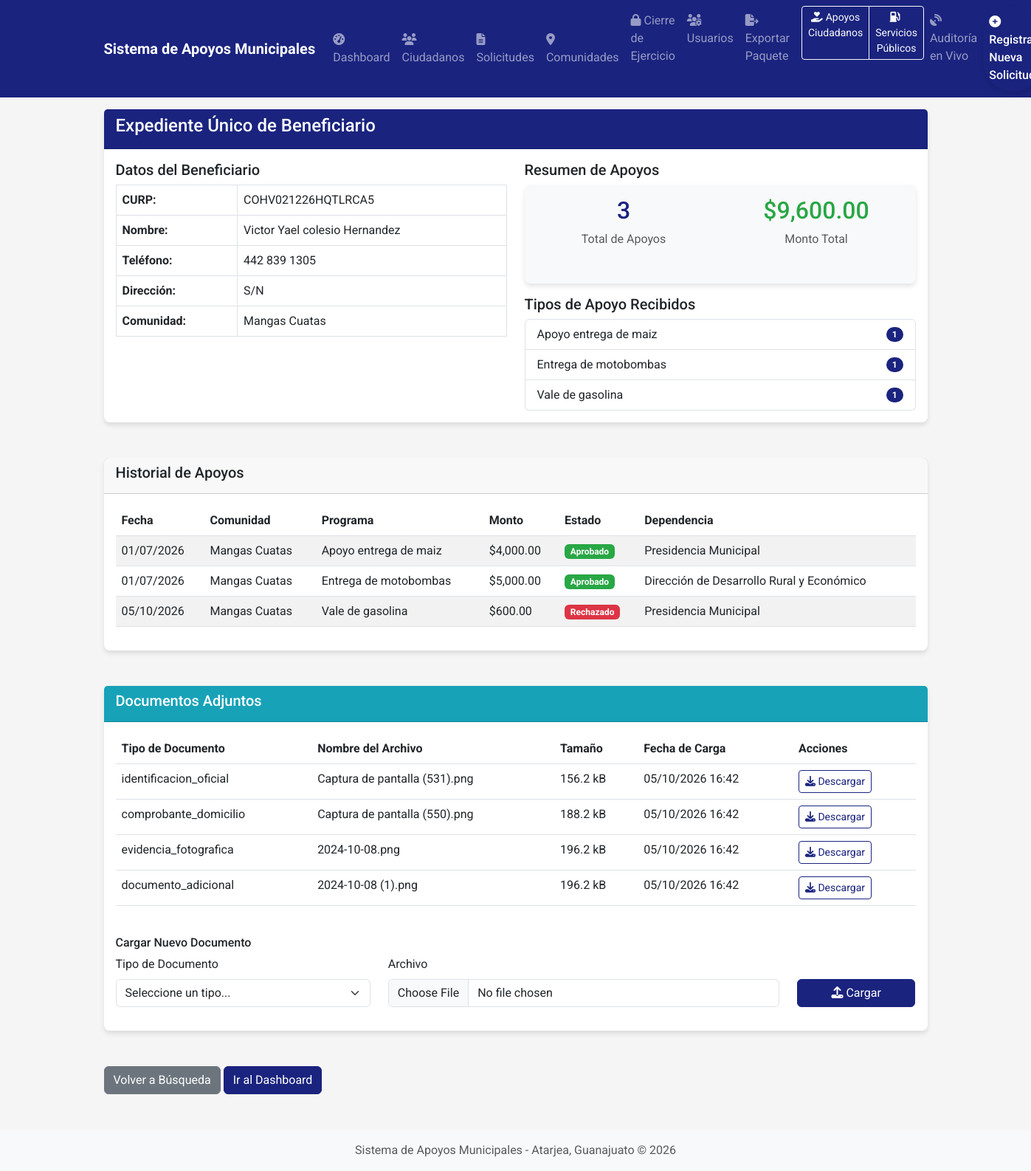
Page /expediente/3 (signed in) on the committed database.
### app/models.py (models this page shows, shortened)
class Ciudadano(db.Model):
    __tablename__ = 'ciudadanos'
    CURP = db.Column(db.String(18), primary_key=True)
    Nombre = db.Column(db.String(100), nullable=False)
    Apellido_Paterno = db.Column(db.String(100), nullable=False)
    Apellido_Materno = db.Column(db.String(100), nullable=True)
    RFC = db.Column(db.String(13), nullable=True)
    Genero = db.Column(db.String(1), nullable=True)
    Fecha_Nacimiento = db.Column(db.Date, nullable=True)
    Direccion = db.Column(db.String(200), nullable=True)
    Telefono = db.Column(db.String(20), nullable=True)
    Colonia = db.Column(db.String(100), nullable=True)
    Codigo_Postal = db.Column(db.String(10), nullable=True)
    Edad = db.Column(db.Integer, nullable=True)
    Discapacidad = db.Column(db.Boolean, default=False)
    solicitudes = db.relationship('Solicitud', backref='ciudadano', lazy=True)
    def nombre_completo(self):
        return f'{self.Nombre} {self.Apellido_Paterno} {self.Apellido_Materno or ""}'.strip()

class Solicitud(db.Model):
    __tablename__ = 'solicitudes'
    id = db.Column(db.Integer, primary_key=True)
    folio = db.Column(db.String(20), unique=True, nullable=True)  # Folio único generado automáticamente
    CURP = db.Column(db.String(18), db.ForeignKey('ciudadanos.CURP'), nullable=False)
    Comunidad = db.Column(db.String(100), nullable=False)
    Programa = db.Column(db.String(100), nullable=False)
    Tipo_Apoyo = db.Column(db.String(100), nullable=False, default=TipoApoyoEnum.ALIMENTARIO.value)
    Monto = db.Column(db.Numeric(10, 2), nullable=True)  # Cambiado a Numeric para precisión decimal
    Dependencia = db.Column(db.String(100), nullable=True)  # Campo legacy
    dependencia_id = db.Column(db.Integer, db.ForeignKey('dependencias.id'), nullable=True)
    usuario_id = db.Column(db.Integer, db.ForeignKey('usuarios.id'), nullable=True)
    Fecha_Solicitud = db.Column(db.DateTime, default=datetime.utcnow)
    Estatus = db.Column(db.String(20), default=EstatusEnum.PENDIENTE.value)
    usuario_autorizador = db.Column(db.Integer, db.ForeignKey('usuarios.id'), nullable=True)
    puesto_autorizador = db.Column(db.String(100), nullable=True)
    usuario = db.relationship('Usuario', foreign_keys=[usuario_id], backref='solicitudes_creadas')
    autorizador = db.relationship('Usuario', foreign_keys=[usuario_autorizador], backref='solicitudes_autorizadas')
    adjuntos = db.relationship('AdjuntoSolicitud', backref='solicitud_relacion', lazy=True, cascade="all, delete-orphan")

class AdjuntoSolicitud(db.Model):
    __tablename__ = 'adjuntos_solicitud'
    id = db.Column(db.Integer, primary_key=True)
    solicitud_id = db.Column(db.Integer, db.ForeignKey('solicitudes.id'), nullable=False, index=True)
    tipo_documento = db.Column(db.String(50), nullable=False)
    categoria_documento = db.Column(db.String(30), nullable=False)  # identificacion, comprobante, evidencia
    nombre_original = db.Column(db.String(255), nullable=False)
    nombre_archivo = db.Column(db.String(255), nullable=False, unique=True)
    ruta_archivo = db.Column(db.String(500), nullable=False)
    tamano_bytes = db.Column(db.Integer, nullable=False)
    tipo_mime = db.Column(db.String(100), nullable=True)
    extension = db.Column(db.String(10), nullable=False)
    fecha_carga = db.Column(db.DateTime, default=datetime.utcnow, nullable=False)
    usuario_carga_id = db.Column(db.Integer, db.ForeignKey('usuarios.id'), nullable=False)
    hash_archivo = db.Column(db.String(64), nullable=True)  # SHA-256 para integridad
    activo = db.Column(db.Boolean, default=True, nullable=False)

### app/routes.py (the view, shortened to what this page needs)
@main.route('/expediente/<int:solicitud_id>', methods=['GET', 'POST'])
@login_required
def expediente(solicitud_id):
    try:
        solicitud = Solicitud.query.get_or_404(solicitud_id)
        if not current_user.es_admin() and solicitud.dependencia_id != current_user.dependencia_id:
            flash('No tiene permisos para acceder a este expediente', 'danger')
            return redirect(url_for('main.dashboard'))
        ciudadano = Ciudadano.query.get(solicitud.CURP)
        if not ciudadano:
            flash('No se encontró información del ciudadano asociado a esta solicitud', 'danger')
            return redirect(url_for('main.dashboard'))
        solicitudes_ciudadano = Solicitud.query.filter_by(CURP=solicitud.CURP).all()
        total_apoyos = len(solicitudes_ciudadano)
        total_monto = sum(s.Monto for s in solicitudes_ciudadano if s.Monto)
        tipos_apoyo = {}
        for s in solicitudes_ciudadano:
            programa = s.Programa or 'Sin programa'
            tipos_apoyo[programa] = tipos_apoyo.get(programa, 0) + 1
        adjuntos = AdjuntoSolicitud.query.filter_by(solicitud_id=solicitud_id, activo=True).all()
        tipos_documentos = [tipo.value for tipo in TipoDocumentoMunicipal]
        return render_template('expediente.html',
                              beneficiario=ciudadano,
                              solicitud=solicitud,
                              solicitudes=solicitudes_ciudadano,
                              total_apoyos=total_apoyos,
                              total_monto=total_monto,
                              tipos_apoyo=tipos_apoyo,
                              adjuntos=adjuntos,
                              tipos_documentos=tipos_documentos)
    except Exception as e:
        db.session.rollback()
        current_app.logger.error(f"Error en expediente #{solicitud_id}: {str(e)}", exc_info=True)
        flash('No se pudo cargar o actualizar el expediente en este momento. Intente nuevamente.', 'danger')
        return redirect(url_for('main.dashboard'))

### templates/expediente.html (shortened to what this page needs)
{% extends 'layout.html' %}
{% block content %}
<div class="container">
    <div class="row mb-4">
        <div class="col-md-12">
            <div class="card">
                <div class="card-header bg-primary text-white">
                    <h4>Expediente Único de Beneficiario</h4>
                </div>
                <div class="card-body">
                    <div class="row">
                        <div class="col-md-6">
                            <h5>Datos del Beneficiario</h5>
                            <table class="table table-bordered">
                                <tr>
                                    <th>CURP:</th>
                                    <td>{{ beneficiario.CURP }}</td>
                                </tr>
                                <tr>
                                    <th>Nombre:</th>
                                    <td>{{ beneficiario.nombre_completo() }}</td>
                                </tr>
                                {% if beneficiario.Telefono %}
                                <tr>
                                    <th>Teléfono:</th>
                                    <td>{{ beneficiario.Telefono }}</td>
                                </tr>
                                {% endif %}
                                {% if beneficiario.Direccion %}
                                <tr>
                                    <th>Dirección:</th>
                                    <td>{{ beneficiario.Direccion }}</td>
                                </tr>
                                {% endif %}
                                <tr>
                                    <th>Comunidad:</th>
                                    <td>{{ solicitud.Comunidad }}</td>
                                </tr>
                            </table>
                        </div>
                        <div class="col-md-6">
                            <h5>Resumen de Apoyos</h5>
                            <div class="card bg-light mb-3">
                                <div class="card-body">
                                    <div class="row text-center">
                                        <div class="col-md-6 mb-3">
                                            <h2 class="text-primary">{{ total_apoyos }}</h2>
                                            <p class="text-muted">Total de Apoyos</p>
                                        </div>
                                        <div class="col-md-6 mb-3">
                                            <h2 class="text-success">${{ "{:,.2f}".format(total_monto) }}</h2>
                                            <p class="text-muted">Monto Total</p>
                                        </div>
                                    </div>
                                </div>
                            </div>
                            <h5>Tipos de Apoyo Recibidos</h5>
                            <ul class="list-group">
                                {% for tipo, cantidad in tipos_apoyo.items() %}
                                <li class="list-group-item d-flex justify-content-between align-items-center">
                                    {{ tipo }}
                                    <span class="badge bg-primary rounded-pill">{{ cantidad }}</span>
                                </li>
                                {% endfor %}
                            </ul>
                        </div>
                    </div>
                </div>
            </div>
        </div>
    </div>
    <div class="row">
        <div class="col-md-12">
            <div class="card">
                <div class="card-header">
                    <h5>Historial de Apoyos</h5>
                </div>
                <div class="card-body">
                    <div class="table-responsive">
                        <table class="table table-striped table-hover">
                            <thead>
                                <tr>
                                    <th>Fecha</th>
                                    <th>Comunidad</th>
                                    <th>Programa</th>
                                    <th>Monto</th>
                                    <th>Estado</th>
                                    <th>Dependencia</th>
                                </tr>
                            </thead>
                            <tbody>
                                {% for solicitud_item in solicitudes %}
                                <tr>
                                    <td>{{ solicitud_item.Fecha_Solicitud.strftime('%d/%m/%Y') if solicitud_item.Fecha_Solicitud else 'N/A' }}</td>
                                    <td>{{ solicitud_item.Comunidad }}</td>
                                    <td>{{ solicitud_item.Programa or 'N/A' }}</td>
                                    <td>{{ "${:,.2f}".format(solicitud_item.Monto) if solicitud_item.Monto else 'N/A' }}</td>
                                    <td>
                                        {% if solicitud_item.Estatus == 'Pendiente' %}
                                        <span class="badge bg-warning text-dark">Pendiente</span>
                                        {% elif solicitud_item.Estatus == 'Aprobado' %}
                                        <span class="badge bg-success">Aprobado</span>
                                        {% elif solicitud_item.Estatus == 'Rechazado' %}
                                        <span class="badge bg-danger">Rechazado</span>
                                        {% else %}
                                        <span class="badge bg-secondary">{{ solicitud_item.Estatus }}</span>
                                        {% endif %}
                                    </td>
                                    <td>{{ solicitud_item.Dependencia or 'N/A' }}</td>
                                </tr>
                                {% endfor %}
                            </tbody>
                        </table>
                    </div>
                </div>
            </div>
        </div>
    </div>
    <div class="row mt-4">
        <div class="col-md-12">
            <div class="card">
                <div class="card-header bg-info text-white">
                    <h5>Documentos Adjuntos</h5>
                </div>
                <div class="card-body">
                    {% if adjuntos %}
                    <div class="table-responsive">
                        <table class="table table-hover">
                            <thead>
                                <tr>
                                    <th>Tipo de Documento</th>
                                    <th>Nombre del Archivo</th>
                                    <th>Tamaño</th>
                                    <th>Fecha de Carga</th>
                                    <th>Acciones</th>
                                </tr>
                            </thead>
                            <tbody>
                                {% for adjunto in adjuntos %}
                                <tr>
                                    <td>{{ adjunto.tipo_documento }}</td>
                                    <td>{{ adjunto.nombre_original }}</td>
                                    <td>{{ adjunto.tamano_bytes|filesizeformat }}</td>
                                    <td>{{ adjunto.fecha_carga.strftime('%d/%m/%Y %H:%M') if adjunto.fecha_carga else 'N/A' }}</td>
                                    <td>
                                        <a href="{{ url_for('main.descargar_adjunto', adjunto_id=adjunto.id) }}" class="btn btn-sm btn-outline-primary">
                                            <i class="fas fa-download"></i> Descargar
                                        </a>
                                    </td>
                                </tr>
                                {% endfor %}
                            </tbody>
                        </table>
                    </div>
                    {% else %}
                    <div class="alert alert-info">
                        <i class="fas fa-info-circle"></i> No hay documentos adjuntos para esta solicitud.
                    </div>
                    {% endif %}
                    <div class="mt-4">
                        <h6>Cargar Nuevo Documento</h6>
                        <form method="POST" enctype="multipart/form-data">
                            <div class="row">
                                <div class="col-md-4">
                                    <div class="mb-3">
                                        <label for="tipo_documento" class="form-label">Tipo de Documento</label>
                                        <select class="form-select" id="tipo_documento" name="tipo_documento" required>
                                            <option value="">Seleccione un tipo...</option>
                                        </select>
                                    </div>
                                </div>
                                <div class="col-md-6">
                                    <div class="mb-3">
                                        <label for="documento" class="form-label">Archivo</label>
                                        <input type="file" class="form-control" id="documento" name="documento" required>
                                    </div>
                                </div>
                                <div class="col-md-2">
                                    <div class="mb-3">
                                        <label class="form-label">&nbsp;</label>
                                        <button type="submit" class="btn btn-primary w-100">
                                            <i class="fas fa-upload"></i> Cargar
                                        </button>
                                    </div>
                                </div>
                            </div>
                        </form>
                    </div>
                </div>
            </div>
        </div>
    </div>
    <div class="mt-4">
        <a href="{{ url_for('main.buscar_ciudadano') }}" class="btn btn-secondary">Volver a Búsqueda</a>
        <a href="{{ url_for('main.dashboard') }}" class="btn btn-primary">Ir al Dashboard</a>
    </div>
</div>
{% endblock %}

### rows in the picture
Ciudadano: CURP "COHV021226HQTLRCA5", nombre_completo "Victor Yael colesio Hernandez", Telefono "442 839 1305", Direccion "S/N"
Solicitud: Comunidad "Mangas Cuatas", Programa "Vale de gasolina", cantidad "1", Fecha_Solicitud "05/10/2026", Monto "$600.00", Estatus "Rechazado", Dependencia "Presidencia Municipal"
Solicitud: Programa "Apoyo entrega de maiz", cantidad "1", Fecha_Solicitud "01/07/2026", Comunidad "Mangas Cuatas", Monto "$4,000.00", Estatus "Aprobado", Dependencia "Presidencia Municipal"
Solicitud: Programa "Entrega de motobombas", usuario "1", Fecha_Solicitud "01/07/2026", Comunidad "Mangas Cuatas", Monto "$5,000.00", Estatus "Aprobado", Dependencia "Dirección de Desarrollo Rural y Económico"
AdjuntoSolicitud: tipo_documento "identificacion_oficial", nombre_original "Captura de pantalla (531).png", tamano_bytes|filesizeformat "156.2 kB", fecha_carga "05/10/2026 16:42"
AdjuntoSolicitud: tipo_documento "comprobante_domicilio", nombre_original "Captura de pantalla (550).png", tamano_bytes|filesizeformat "188.2 kB", fecha_carga "05/10/2026 16:42"
AdjuntoSolicitud: tipo_documento "evidencia_fotografica", nombre_original "2024-10-08.png", tamano_bytes|filesizeformat "196.2 kB", fecha_carga "05/10/2026 16:42"
AdjuntoSolicitud: tipo_documento "documento_adicional", nombre_original "2024-10-08 (1).png", tamano_bytes|filesizeformat "196.2 kB", fecha_carga "05/10/2026 16:42"

### other values in the picture
{{ total_apoyos }} "3"
{{ "{:,.2f}".format(total_monto) }} "9,600.00"
